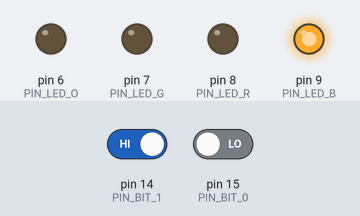
Simulated run of this sketch. Board: Arduino Leonardo, built with avr-gcc and run on an emulated ATmega32U4. On the bench: output pins drawn as LEDs (lit = HIGH). The test bench sets the inputs (shaded band); at power-on: pin 15 (PIN_BIT_0) LOW, pin 14 (PIN_BIT_1) HIGH. USB keyboard and mouse output is not drawn.

Above: at 1.2 s.
1.3 s: pin 15 (PIN_BIT_0) driven HIGH
At 2.6 s:
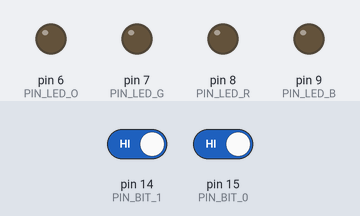
2.9 s: pin 14 (PIN_BIT_1) driven LOW
At 4.1 s:
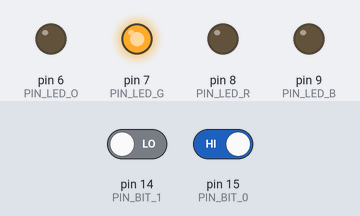
4.4 s: pin 14 (PIN_BIT_1) driven HIGH
At 5.1 s:
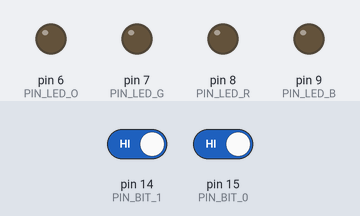
6.0 s: pin 15 (PIN_BIT_0) driven LOW
At 6.5 s:
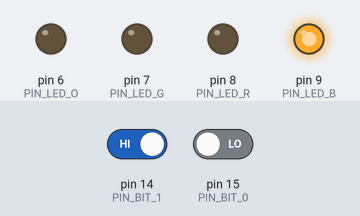
Timing chart, 0 to 8.5 s (numbered marks = the images above; inputs shaded):
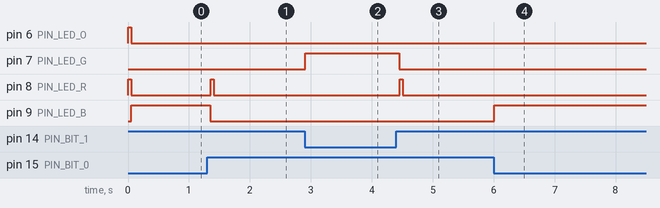

The sketch:

BinaryKeyboard.ino
```cpp
/*
  TODO:
    Add an endianness switch
*/

#include <Keyboard.h>

#define READ_DELAY 50
#define TIMEOUT_DELAY 1000

#define PIN_BIT_0 15
#define PIN_BIT_1 14

#define PIN_LED_R 8
#define PIN_LED_G 7
#define PIN_LED_B 9
#define PIN_LED_O 6

enum LEDs { LED_R, LED_G, LED_B, LED_O, LED_C };

char pointer = 0;
unsigned long startTime = 0;
char character = 0b00000000;

void setup() {
  pinMode(PIN_BIT_0, INPUT);
  pinMode(PIN_BIT_1, INPUT);
  pinMode(PIN_LED_R, OUTPUT);
  pinMode(PIN_LED_G, OUTPUT);
  pinMode(PIN_LED_B, OUTPUT);
  pinMode(PIN_LED_O, OUTPUT);
  Keyboard.begin();
  setLED(LED_R);
  setLED(LED_O);
}

void loop() {
  delay(READ_DELAY);
  setLED(LED_C);

  // Read inputs
  bool pressing0 = digitalRead(PIN_BIT_0) == LOW;
  bool pressing1 = digitalRead(PIN_BIT_1) == LOW;

  // If the time since last keypress is greater or equal to TIMEOUT, abort
  if (pointer != 0 && (millis() - startTime) >= TIMEOUT_DELAY) {
    // Remove all printed bits
    for (int i = 0; i < pointer + 2; i++) {
      Keyboard.write(0x08);
    }

    // Reset
    setLED(LED_R);
    character = 0b00000000;
    pointer = 0;
  }

  // If any key is pressed
  if (pressing0 || pressing1) {
    // Append the bit to the character
    character = character << 1;
    character |= pressing1 ? 0b00000001 : 0b00000000;

    pressing1 ? setLED(LED_G) : setLED(LED_B);

    // Print the prefix
    if (pointer == 0) {
      Keyboard.write('<');
    } else {
      Keyboard.write(0x08);
    }

    // Print the bit
    Keyboard.write(pressing1 ? '1' : '0');
    Keyboard.write('>');

    // If character is full
    if (pointer == 7) {
      // Remove all printed bits
      for (int i = 0; i < 10; i++) {
        Keyboard.write(0x08);
      }

      bool validCharacter = (character > 0x20 && character < 0x7f) ||
                            character == 0x08 ||  // Backspace
                            character == 0x09 ||  // Tab
                            character == 0x1b;    // Escape

      if (validCharacter) {
        // Print the character
        Keyboard.write(character);
        setLED(LED_O);
      } else {
        // remove all
        setLED(LED_R);
      }

      // Reset
      character = 0b00000000;
      pointer = 0;
    } else {
      // Reset timeout and increment poiner
      startTime = millis();
      pointer++;
    }

    // Wait for release
    while (digitalRead(PIN_BIT_0) == LOW || digitalRead(PIN_BIT_1) == LOW);
  }
}

void setLED(LEDs led) {
  switch(led) {
    case LED_R:
      digitalWrite(PIN_LED_R, HIGH);
      digitalWrite(PIN_LED_G, LOW);
      digitalWrite(PIN_LED_B, LOW);
      break;
    case LED_G:
      digitalWrite(PIN_LED_R, LOW);
      digitalWrite(PIN_LED_G, HIGH);
      digitalWrite(PIN_LED_B, LOW);
      break;
    case LED_B:
      digitalWrite(PIN_LED_R, LOW);
      digitalWrite(PIN_LED_G, LOW);
      digitalWrite(PIN_LED_B, HIGH);
      break;
    case LED_O:
      digitalWrite(PIN_LED_O, HIGH);
      break;
    case LED_C:
      digitalWrite(PIN_LED_R, LOW);
      digitalWrite(PIN_LED_G, LOW);
      digitalWrite(PIN_LED_B, LOW);
      digitalWrite(PIN_LED_O, LOW);
      break;
  }
}
```

Measured:
- after the input at 1.3 s, pin 8 (PIN_LED_R): LOW → HIGH after 0.06 s, → LOW 0.05 s later; pin 9 (PIN_LED_B): HIGH → LOW after 0.05 s
- after the input at 2.9 s, pin 7 (PIN_LED_G): LOW → HIGH at once
- after the input at 4.4 s, pin 7 (PIN_LED_G): HIGH → LOW after 0.05 s; pin 8 (PIN_LED_R): LOW → HIGH after 0.06 s, → LOW 0.05 s later
- after the input at 6.0 s, pin 9 (PIN_LED_B): LOW → HIGH at once
